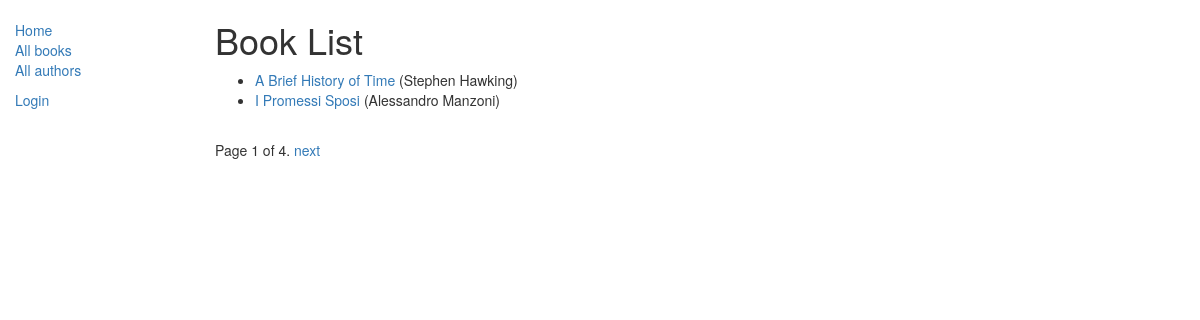
/catalog/books/, run on the app's committed database.
### catalog/models.py (models this page shows, shortened)
class Book(models.Model):
    title = models.CharField(max_length=200)
    author = models.ForeignKey('Author', on_delete=models.SET_NULL, null=True)
    summary = models.CharField(max_length=1000, help_text='Enter a short summary of what the book is about')
    isbn = models.CharField('ISBN', max_length=13, help_text='13 Characters <a href="https://www.isbn-international.org/content/what-isbn">ISBN number</a>')
    genre = models.ManyToManyField(Genre, help_text='Select a Genre for this book')
    language = models.ForeignKey('Language', on_delete=models.SET_NULL, null=True)
    def display_genre(self):
         return ', '.join([genre.name for genre in self.genre.all()[:3]])
    display_genre.short_description = 'Genre'
    def get_absolute_url(self):
        return reverse('book-detail', args=[str(self.id)])

class Author(models.Model):
    first_name = models.CharField(max_length=100)
    last_name = models.CharField(max_length=100)
    date_of_birth = models.DateField(null = True, blank = True)
    date_of_death = models.DateField('Died', null = True, blank = True)
    def __str__(self):
        return '%s %s' % (self.first_name, self.last_name)

### catalog/views.py (the view)
class BookListView(generic.ListView):
	model = Book
	paginate_by = 2 #To show 2 records per page at a time. Need to change the base html template to handle pagination.

### catalog/templates/catalog/book_list.html (shortened to what this page needs)
{% extends "base_generic.html" %}
{% block content %}
    <h1>Book List</h1>
    {% if book_list %}
    <ul>
      {% for book in book_list %}
      <li>
        <a href="{{ book.get_absolute_url }}">{{ book.title }}</a> ({{book.author}})
      </li>
      {% endfor %}
    </ul>
    {% else %}
      <p>There are no books in the library.</p>
    {% endif %}
{% endblock %}

### data on the page
Book: title "A Brief History of Time", author "Stephen Hawking"
Book: title "I Promessi Sposi", author "Alessandro Manzoni"

### other printed values
{{ page_obj.number }} "1"
{{ page_obj.paginator.num_pages }} "4"
